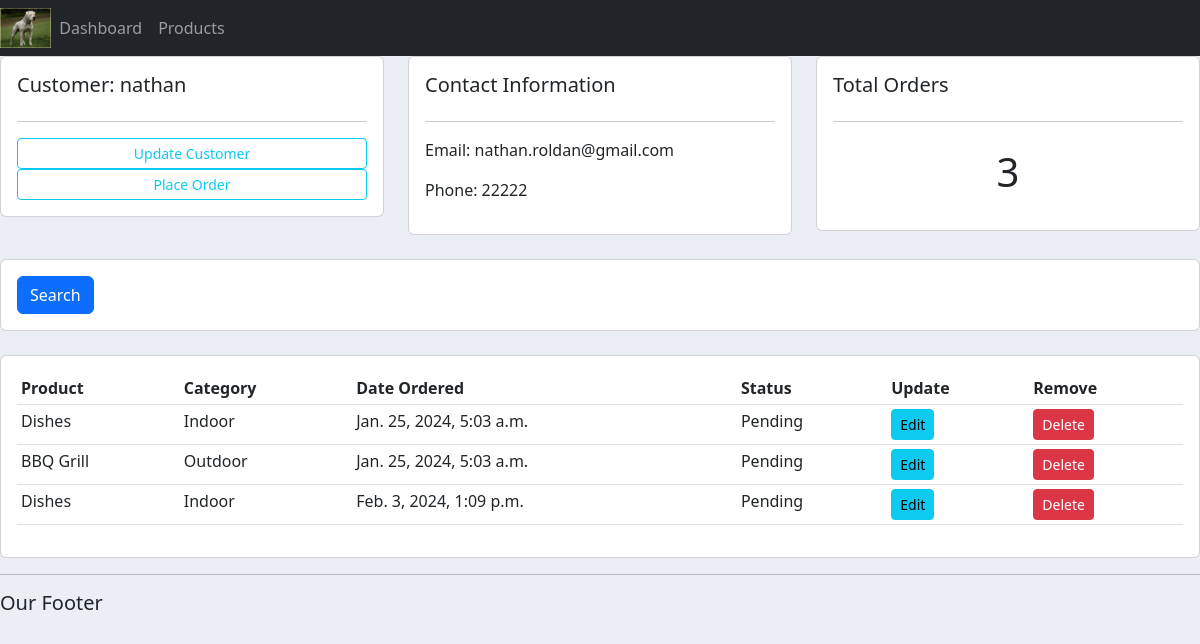
Before: /customer/1/ with the older database file.
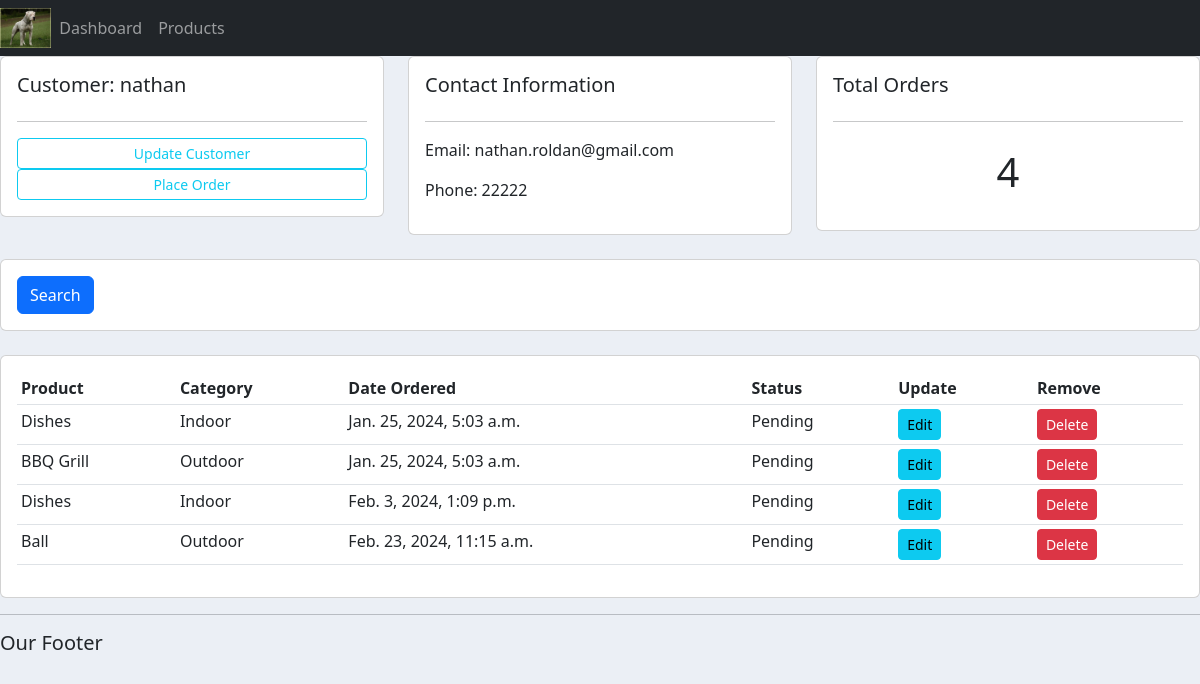
After: the same page with the newer database file.
### accounts/models.py (models this page shows, shortened)
class Order(models.Model):
    STATUS = (
                ('Pending', 'Pending'),
                ('Out for delivery', 'Out for delivery'),
                ('Delivered', 'Delivered')
    )
    customer = models.ForeignKey(Customer, null=True, on_delete=models.SET_NULL)
    product = models.ForeignKey(Product, null=True, on_delete=models.SET_NULL)
    date_created = models.DateTimeField(auto_now_add=True)
    status = models.CharField(max_length=50, null=True, choices=STATUS)

class Product(models.Model):
    CATEGORY = (
                    ('Indoor', 'Indoor'),
                    ('Outdoor', 'Outdoor'),
    )
    name = models.CharField(max_length=50, null=True)
    price = models.FloatField(null=True)
    category = models.CharField(max_length=200, null=True, choices=CATEGORY)
    description = models.CharField(max_length=200, null=True, blank=True)
    date_created = models.DateTimeField(auto_now_add=True)
    tags = models.ManyToManyField(Tag)
    def __str__(self):
        return self.name

### accounts/views.py (the view)
# urls.py: path('customer/<str:pk>/', views.customer, name='customer'),
def customer(request, pk):
    customer = Customer.objects.get(id=pk) #to get the specific Customer via Primar Key (pk)
    total_order = customer.order_set.all().count()
    orders = customer.order_set.all()
    context = {'customer' : customer,
               'total_order' : total_order,
               'orders' : orders,
               }
    return render(request, 'accounts/customer.html', context)

### accounts/templates/accounts/customer.html (shortened to what this page needs)
{% extends 'accounts/main.html' %}
{% block content %}
<div class="row">
    <div class="col-md">
        <div class="card card-body">
            <h5>Customer: {{customer.name}}</h5>
            <hr>
            <a class="btn btn-outline-info  btn-sm btn-block" href="">Update Customer</a>
            <a class="btn btn-outline-info  btn-sm btn-block" href="{% url 'create_order' customer.id %}">Place Order</a>
        </div>
    </div>
    <div class="col-md">
        <div class="card card-body">
            <h5>Contact Information</h5>
            <hr>
            <p>Email: {{customer.email}} </p>
            <p>Phone: {{customer.phone}}</p>
        </div>
    </div>
    <div class="col-md">
        <div class="card card-body">
            <h5>Total Orders</h5>
            <hr>
            <h1 style="text-align: center;padding: 10px">{{total_order}}</h1>
        </div>
    </div>
</div>
<br>
<div class="row">
    <div class="col">
        <div class="card card-body">
            <form method="get">
                <button class="btn btn-primary" type="submit">Search</button>
            </form>
        </div>
    </div>
</div>
<br>
<div class="row">
    <div class="col-md">
        <div class="card card-body">
            <table class="table table-sm">
                <tr>
                    <th>Product</th>
                    <th>Category</th>
                    <th>Date Ordered</th>
                    <th>Status</th>
                    <th>Update</th>
                    <th>Remove</th>
                </tr>
                {% for order in orders  %}
                <tr>
                    <td>{{order.product}}</td>
                    <td>{{order.product.category}}</td>
                    <td>{{order.date_created}}</td>
                    <td>{{order.status}}</td>
                    <td><a href="{% url 'update_order' order.id %}" class="btn btn-sm btn-info">Edit</a></td>
                    <td><a href="{% url 'delete_order' order.id %}" class="btn btn-sm btn-danger">Delete</a></td>
                </tr>
                {% endfor %}
            </table>
        </div>
    </div>
</div>
{% endblock  %}

Changed rows visible on the page:
added Order: product "Ball", product.category "Outdoor", date_created "Feb. 23, 2024, 11:15 a.m.", status "Pending"
Other visible differences:
{{ total_order }}: "3" → "4"
